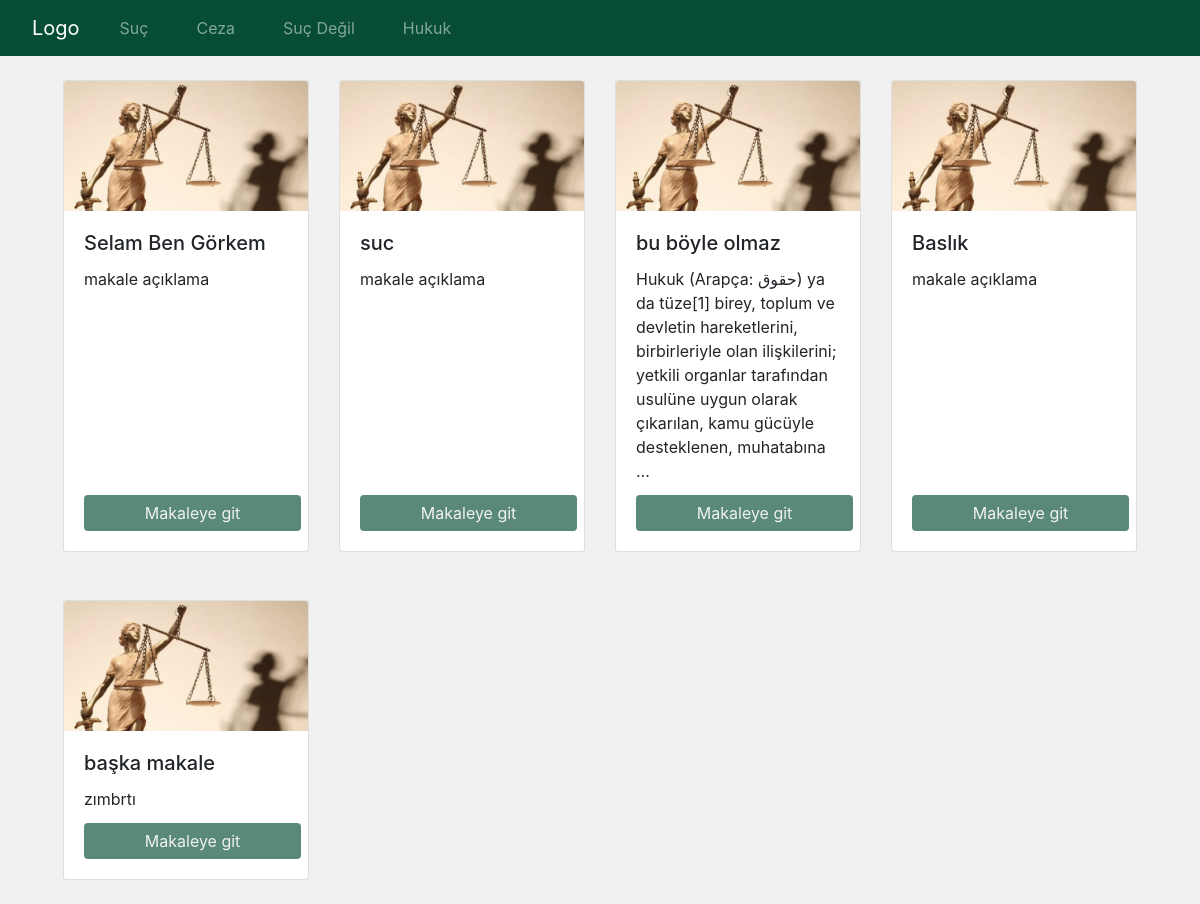
The page / on the database its author committed.
### polls/models.py (models this page shows, shortened)
class Makale(models.Model):
    type = models.CharField(max_length=20, choices=TYPE_CHOICES, default=SUC, null=False, blank=False, verbose_name='makalenin tipi')
    title = models.CharField(max_length=200, verbose_name='makale başlık', null=False, blank=False, default="Baslık")
    slug = models.SlugField(unique=True)
    description = models.TextField(max_length=300, verbose_name='makale açıklama', null=False, blank=False, default="makale açıklama")
    text = models.TextField(verbose_name='içerik', null=False, blank=False)
    publish_date = models.DateField(verbose_name='yayınlanma zamanı', default=django.utils.timezone.now)
    isVisible = models.BooleanField(verbose_name='makale yayınlansın mı', null=False, blank=False)
    image = models.ImageField(null=True, blank=True)

### polls/views.py (the view)
# urls.py: path('', views.index, name='index'),
def index(request):
    context = {
        'makale': Makale.objects.all(),
        'title': 'Items',
        'choices': choice,
        'slide': Slide.objects.all()
    }
    return render(request, 'polls/index.html', context)

### polls/templates/polls/index.html (shortened to what this page needs)
{% load static %}
<html>
<head>
    <link rel="stylesheet" href="{% static  'css/custom.css' %}">
    <link rel="stylesheet" href="{% static  'media/hukuk.jpg' %}">
    <link rel="stylesheet" href="https://stackpath.bootstrapcdn.com/bootstrap/4.4.1/css/bootstrap.min.css"
>
    <link rel="stylesheet" href="https://maxcdn.bootstrapcdn.com/bootstrap/4.0.0-beta/css/bootstrap.min.css"
>
</head>
<body>
<div style="background: #f1f1f1">
<nav class="navbar navbar-expand-lg navbar-dark bg-green">
    <a class="navbar-brand mx-3" href="#">Logo</a>
    <div class="collapse navbar-collapse" id="navbarNav">
        <ul class="navbar-nav">
            {% for choice in choices %}
                <li class="nav-item mx-3"><a class="nav-link" href="/{{ choice }}/">{{ choice }}</a></li>
            {% endfor %}
        </ul>
    </div>
</nav>
<div class="row mx-5">
    {% for item in makale %}
        {% if item.isVisible %}
            <div class="col col-lg-3 d-flex justify-content-center">
                <div class="card my-4">
                    <img src="{% static '/media/hukuk.jpg' %}" class="card-img-top" alt="...">
                    <div class="card-body" style="position:relative;">
                        <h5 class="card-title">{{ item.title }}</h5>
                        <p class="card-text outer-wrapper" style="margin-bottom:3rem;">{{ item.description | truncatewords:25 }}</p>
                        <a href="/makale/{{ item.slug }}" class="btn btn-outline-primary makale-btn">Makaleye git</a>
                    </div>
                </div>
            </div>
        {% endif %}
    {% endfor %}
</div>
</div>
</body>
</html>

### polls/static/css/custom.css (style rules this page uses)
body { background: #f1f1f1 !important; }
.bg-green { background: #064c37 !important; }
.makale-btn { margin-top:10px; background: rgb(6 76 55 / 66%) !important; position:absolute; bottom: 1.25rem !important; left:1.25rem !important; border: #064c37 !important; color: #f1f1f1 !important; width: 89%; }

### rows shown on the page
Makale: isVisible True (drawn), title "Selam Ben Görkem", description "makale açıklama"
Makale: isVisible True (drawn), title "suc", description "makale açıklama"
Makale: isVisible True (drawn), title "bu böyle olmaz", description "Hukuk (Arapça: حقوق) ya da tüze[1] birey, toplum ve devletin hareketlerini, birbirleriyle olan ilişkilerini; yetkili organlar tarafından usulüne uygun olarak çıkarılan, kamu gücüyle desteklenen, muhatabına …"
Makale: isVisible True (drawn), title "Baslık", description "makale açıklama"
Makale: isVisible True (drawn), title "başka makale", description "zımbrtı"

### other values the page prints
{{ choice }} "Suç" "Ceza" "Suç Değil" "Hukuk"
